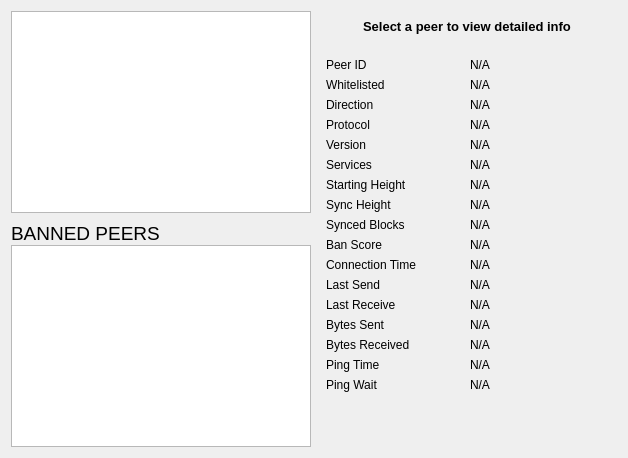
   <widget class="QWidget" name="tab_peers">
    <attribute name="title">
     <string>&amp;Peers</string>
    </attribute>
    <layout class="QGridLayout" name="gridLayout_2">
     <item row="0" column="0" rowspan="4">
      <layout class="QVBoxLayout" name="verticalLayout_101">
       <property name="spacing">
        <number>0</number>
       </property>
       <item>
        <widget class="QTableView" name="peerWidget">
         <property name="horizontalScrollBarPolicy">
          <enum>Qt::ScrollBarAsNeeded</enum>
         </property>
         <property name="sortingEnabled">
          <bool>true</bool>
         </property>
         <attribute name="horizontalHeaderHighlightSections">
          <bool>false</bool>
         </attribute>
        </widget>
       </item>
       <item>
        <widget class="QLabel" name="banHeading">
         <property name="sizePolicy">
          <sizepolicy hsizetype="Preferred" vsizetype="Minimum">
           <horstretch>0</horstretch>
           <verstretch>0</verstretch>
          </sizepolicy>
         </property>
         <property name="minimumSize">
          <size>
           <width>300</width>
           <height>32</height>
          </size>
         </property>
         <property name="maximumSize">
          <size>
           <width>16777215</width>
           <height>32</height>
          </size>
         </property>
         <property name="font">
          <font>
           <pointsize>14</pointsize>
          </font>
         </property>
         <property name="cursor">
          <cursorShape>IBeamCursor</cursorShape>
         </property>
         <property name="text">
          <string>BANNED PEERS</string>
         </property>
         <property name="alignment">
          <set>Qt::AlignBottom|Qt::AlignLeading|Qt::AlignLeft</set>
         </property>
         <property name="wordWrap">
          <bool>true</bool>
         </property>
         <property name="textInteractionFlags">
          <set>Qt::LinksAccessibleByMouse|Qt::TextSelectableByKeyboard|Qt::TextSelectableByMouse</set>
         </property>
        </widget>
       </item>
       <item>
        <widget class="QTableView" name="banlistWidget">
         <property name="sizePolicy">
          <sizepolicy hsizetype="Expanding" vsizetype="Expanding">
           <horstretch>0</horstretch>
           <verstretch>0</verstretch>
          </sizepolicy>
         </property>
         <property name="maximumSize">
          <size>
           <width>16777215</width>
           <height>16777215</height>
          </size>
         </property>
         <property name="palette">
          <palette>
           <active>
            <colorrole role="Text">
             <brush brushstyle="SolidPattern">
              <color alpha="255">
               <red>51</red>
               <green>51</green>
               <blue>51</blue>
              </color>
             </brush>
            </colorrole>
           </active>
           <inactive>
            <colorrole role="Text">
             <brush brushstyle="SolidPattern">
              <color alpha="255">
               <red>51</red>
               <green>51</green>
               <blue>51</blue>
              </color>
             </brush>
            </colorrole>
           </inactive>
           <disabled>
            <colorrole role="Text">
             <brush brushstyle="SolidPattern">
              <color alpha="255">
               <red>85</red>
               <green>85</green>
               <blue>85</blue>
              </color>
             </brush>
            </colorrole>
           </disabled>
          </palette>
         </property>
         <property name="horizontalScrollBarPolicy">
          <enum>Qt::ScrollBarAsNeeded</enum>
         </property>
         <property name="sortingEnabled">
          <bool>true</bool>
         </property>
         <attribute name="horizontalHeaderHighlightSections">
          <bool>false</bool>
         </attribute>
        </widget>
       </item>
      </layout>
     </item>
     <item row="0" column="1">
      <widget class="QLabel" name="peerHeading">
       <property name="sizePolicy">
        <sizepolicy hsizetype="Preferred" vsizetype="Minimum">
         <horstretch>0</horstretch>
         <verstretch>0</verstretch>
        </sizepolicy>
       </property>
       <property name="minimumSize">
        <size>
         <width>300</width>
         <height>32</height>
        </size>
       </property>
       <property name="font">
        <font>
         <pointsize>10</pointsize>
         <weight>75</weight>
         <bold>true</bold>
        </font>
       </property>
       <property name="cursor">
        <cursorShape>IBeamCursor</cursorShape>
       </property>
       <property name="text">
        <string>Select a peer to view detailed info</string>
       </property>
       <property name="alignment">
        <set>Qt::AlignCenter</set>
       </property>
       <property name="wordWrap">
        <bool>true</bool>
       </property>
       <property name="textInteractionFlags">
        <set>Qt::LinksAccessibleByMouse|Qt::TextSelectableByKeyboard|Qt::TextSelectableByMouse</set>
       </property>
      </widget>
     </item>
     <item row="2" column="1">
      <spacer name="verticalSpacer_3">
       <property name="orientation">
        <enum>Qt::Vertical</enum>
       </property>
       <property name="sizeHint" stdset="0">
        <size>
         <width>20</width>
         <height>40</height>
        </size>
       </property>
      </spacer>
     </item>
     <item row="1" column="1">
      <widget class="QWidget" name="detailWidget" native="true">
       <property name="minimumSize">
        <size>
         <width>270</width>
         <height>300</height>
        </size>
       </property>
       <layout class="QGridLayout" name="gridLayout_3">
        <item row="0" column="0">
         <widget class="QLabel" name="label_31">
          <property name="text">
           <string>Peer ID</string>
          </property>
         </widget>
        </item>
        <item row="0" column="1">
         <widget class="QLabel" name="peerId">
          <property name="cursor">
           <cursorShape>IBeamCursor</cursorShape>
          </property>
          <property name="text">
           <string>N/A</string>
          </property>
          <property name="textFormat">
           <enum>Qt::PlainText</enum>
          </property>
          <property name="textInteractionFlags">
           <set>Qt::LinksAccessibleByMouse|Qt::TextSelectableByKeyboard|Qt::TextSelectableByMouse</set>
          </property>
         </widget>
        </item>
        <item row="1" column="0">
         <widget class="QLabel" name="label_30">
          <property name="text">
           <string>Whitelisted</string>
          </property>
         </widget>
        </item>
        <item row="1" column="1">
         <widget class="QLabel" name="peerWhitelisted">
          <property name="cursor">
           <cursorShape>IBeamCursor</cursorShape>
          </property>
          <property name="text">
           <string>N/A</string>
          </property>
          <property name="textFormat">
           <enum>Qt::PlainText</enum>
          </property>
          <property name="textInteractionFlags">
           <set>Qt::LinksAccessibleByMouse|Qt::TextSelectableByKeyboard|Qt::TextSelectableByMouse</set>
          </property>
         </widget>
        </item>
        <item row="2" column="0">
         <widget class="QLabel" name="label_23">
          <property name="text">
           <string>Direction</string>
          </property>
         </widget>
        </item>
        <item row="2" column="1">
         <widget class="QLabel" name="peerDirection">
          <property name="cursor">
           <cursorShape>IBeamCursor</cursorShape>
          </property>
          <property name="text">
           <string>N/A</string>
          </property>
          <property name="textFormat">
           <enum>Qt::PlainText</enum>
          </property>
          <property name="textInteractionFlags">
           <set>Qt::LinksAccessibleByMouse|Qt::TextSelectableByKeyboard|Qt::TextSelectableByMouse</set>
          </property>
         </widget>
        </item>
        <item row="3" column="0">
         <widget class="QLabel" name="label_21">
          <property name="text">
           <string>Protocol</string>
          </property>
         </widget>
        </item>
        <item row="3" column="1">
         <widget class="QLabel" name="peerVersion">
          <property name="cursor">
           <cursorShape>IBeamCursor</cursorShape>
          </property>
          <property name="text">
           <string>N/A</string>
          </property>
          <property name="textFormat">
           <enum>Qt::PlainText</enum>
          </property>
          <property name="textInteractionFlags">
           <set>Qt::LinksAccessibleByMouse|Qt::TextSelectableByKeyboard|Qt::TextSelectableByMouse</set>
          </property>
         </widget>
        </item>
        <item row="4" column="0">
         <widget class="QLabel" name="label_28">
          <property name="text">
           <string>Version</string>
          </property>
         </widget>
        </item>
        <item row="4" column="1">
         <widget class="QLabel" name="peerSubversion">
          <property name="cursor">
           <cursorShape>IBeamCursor</cursorShape>
          </property>
          <property name="text">
           <string>N/A</string>
          </property>
          <property name="textFormat">
           <enum>Qt::PlainText</enum>
          </property>
          <property name="textInteractionFlags">
           <set>Qt::LinksAccessibleByMouse|Qt::TextSelectableByKeyboard|Qt::TextSelectableByMouse</set>
          </property>
         </widget>
        </item>
        <item row="5" column="0">
         <widget class="QLabel" name="label_4">
          <property name="text">
           <string>Services</string>
          </property>
         </widget>
        </item>
        <item row="5" column="1">
         <widget class="QLabel" name="peerServices">
          <property name="cursor">
           <cursorShape>IBeamCursor</cursorShape>
          </property>
          <property name="text">
           <string>N/A</string>
          </property>
          <property name="textFormat">
           <enum>Qt::PlainText</enum>
          </property>
          <property name="textInteractionFlags">
           <set>Qt::LinksAccessibleByMouse|Qt::TextSelectableByKeyboard|Qt::TextSelectableByMouse</set>
          </property>
         </widget>
        </item>
        <item row="6" column="0">
         <widget class="QLabel" name="label_29">
          <property name="text">
           <string>Starting Height</string>
          </property>
         </widget>
        </item>
        <item row="6" column="1">
         <widget class="QLabel" name="peerHeight">
          <property name="cursor">
           <cursorShape>IBeamCursor</cursorShape>
          </property>
          <property name="text">
           <string>N/A</string>
          </property>
          <property name="textFormat">
           <enum>Qt::PlainText</enum>
          </property>
          <property name="textInteractionFlags">
           <set>Qt::LinksAccessibleByMouse|Qt::TextSelectableByKeyboard|Qt::TextSelectableByMouse</set>
          </property>
         </widget>
        </item>
        <item row="7" column="0">
         <widget class="QLabel" name="label_27">
          <property name="text">
           <string>Sync Height</string>
          </property>
         </widget>
        </item>
        <item row="7" column="1">
         <widget class="QLabel" name="peerSyncHeight">
          <property name="cursor">
           <cursorShape>IBeamCursor</cursorShape>
          </property>
          <property name="text">
           <string>N/A</string>
          </property>
          <property name="textFormat">
           <enum>Qt::PlainText</enum>
          </property>
          <property name="textInteractionFlags">
           <set>Qt::LinksAccessibleByMouse|Qt::TextSelectableByKeyboard|Qt::TextSelectableByMouse</set>
          </property>
         </widget>
        </item>
        <item row="8" column="0">
         <widget class="QLabel" name="label_25">
          <property name="text">
           <string>Synced Blocks</string>
          </property>
         </widget>
        </item>
        <item row="8" column="1">
         <widget class="QLabel" name="peerCommonHeight">
          <property name="cursor">
           <cursorShape>IBeamCursor</cursorShape>
          </property>
          <property name="text">
           <string>N/A</string>
          </property>
          <property name="textFormat">
           <enum>Qt::PlainText</enum>
          </property>
          <property name="textInteractionFlags">
           <set>Qt::LinksAccessibleByMouse|Qt::TextSelectableByKeyboard|Qt::TextSelectableByMouse</set>
          </property>
         </widget>
        </item>
        <item row="9" column="0">
         <widget class="QLabel" name="label_24">
          <property name="text">
           <string>Ban Score</string>
          </property>
         </widget>
        </item>
        <item row="9" column="1">
         <widget class="QLabel" name="peerBanScore">
          <property name="cursor">
           <cursorShape>IBeamCursor</cursorShape>
          </property>
          <property name="text">
           <string>N/A</string>
          </property>
          <property name="textFormat">
           <enum>Qt::PlainText</enum>
          </property>
          <property name="textInteractionFlags">
           <set>Qt::LinksAccessibleByMouse|Qt::TextSelectableByKeyboard|Qt::TextSelectableByMouse</set>
          </property>
         </widget>
        </item>
        <item row="10" column="0">
         <widget class="QLabel" name="label_22">
          <property name="text">
           <string>Connection Time</string>
          </property>
         </widget>
        </item>
        <item row="10" column="1">
         <widget class="QLabel" name="peerConnTime">
          <property name="cursor">
           <cursorShape>IBeamCursor</cursorShape>
          </property>
          <property name="text">
           <string>N/A</string>
          </property>
          <property name="textFormat">
           <enum>Qt::PlainText</enum>
          </property>
          <property name="textInteractionFlags">
           <set>Qt::LinksAccessibleByMouse|Qt::TextSelectableByKeyboard|Qt::TextSelectableByMouse</set>
          </property>
         </widget>
        </item>
        <item row="11" column="0">
         <widget class="QLabel" name="label_15">
          <property name="text">
           <string>Last Send</string>
          </property>
         </widget>
        </item>
        <item row="11" column="1">
         <widget class="QLabel" name="peerLastSend">
          <property name="cursor">
           <cursorShape>IBeamCursor</cursorShape>
          </property>
          <property name="text">
           <string>N/A</string>
          </property>
          <property name="textFormat">
           <enum>Qt::PlainText</enum>
          </property>
          <property name="textInteractionFlags">
           <set>Qt::LinksAccessibleByMouse|Qt::TextSelectableByKeyboard|Qt::TextSelectableByMouse</set>
          </property>
         </widget>
        </item>
        <item row="12" column="0">
         <widget class="QLabel" name="label_19">
          <property name="text">
           <string>Last Receive</string>
          </property>
         </widget>
        </item>
        <item row="12" column="1">
         <widget class="QLabel" name="peerLastRecv">
          <property name="cursor">
           <cursorShape>IBeamCursor</cursorShape>
          </property>
          <property name="text">
           <string>N/A</string>
          </property>
          <property name="textFormat">
           <enum>Qt::PlainText</enum>
          </property>
          <property name="textInteractionFlags">
           <set>Qt::LinksAccessibleByMouse|Qt::TextSelectableByKeyboard|Qt::TextSelectableByMouse</set>
          </property>
         </widget>
        </item>
        <item row="13" column="0">
         <widget class="QLabel" name="label_18">
          <property name="text">
           <string>Bytes Sent</string>
          </property>
         </widget>
        </item>
        <item row="13" column="1">
         <widget class="QLabel" name="peerBytesSent">
          <property name="cursor">
           <cursorShape>IBeamCursor</cursorShape>
          </property>
          <property name="text">
           <string>N/A</string>
          </property>
          <property name="textFormat">
           <enum>Qt::PlainText</enum>
          </property>
          <property name="textInteractionFlags">
           <set>Qt::LinksAccessibleByMouse|Qt::TextSelectableByKeyboard|Qt::TextSelectableByMouse</set>
          </property>
         </widget>
        </item>
        <item row="14" column="0">
         <widget class="QLabel" name="label_20">
          <property name="text">
           <string>Bytes Received</string>
          </property>
         </widget>
        </item>
        <item row="14" column="1">
         <widget class="QLabel" name="peerBytesRecv">
          <property name="cursor">
           <cursorShape>IBeamCursor</cursorShape>
          </property>
          <property name="text">
           <string>N/A</string>
          </property>
          <property name="textFormat">
           <enum>Qt::PlainText</enum>
          </property>
          <property name="textInteractionFlags">
           <set>Qt::LinksAccessibleByMouse|Qt::TextSelectableByKeyboard|Qt::TextSelectableByMouse</set>
          </property>
         </widget>
        </item>
        <item row="15" column="0">
         <widget class="QLabel" name="label_26">
          <property name="text">
           <string>Ping Time</string>
          </property>
         </widget>
        </item>
        <item row="15" column="1">
         <widget class="QLabel" name="peerPingTime">
          <property name="cursor">
           <cursorShape>IBeamCursor</cursorShape>
          </property>
          <property name="text">
           <string>N/A</string>
          </property>
          <property name="textFormat">
           <enum>Qt::PlainText</enum>
          </property>
          <property name="textInteractionFlags">
           <set>Qt::LinksAccessibleByMouse|Qt::TextSelectableByKeyboard|Qt::TextSelectableByMouse</set>
          </property>
         </widget>
        </item>
        <item row="16" column="0">
         <widget class="QLabel" name="peerPingWaitLabel">
          <property name="toolTip">
           <string>The duration of a currently outstanding ping.</string>
          </property>
          <property name="text">
           <string>Ping Wait</string>
          </property>
         </widget>
        </item>
        <item row="16" column="1">
         <widget class="QLabel" name="peerPingWait">
          <property name="cursor">
           <cursorShape>IBeamCursor</cursorShape>
          </property>
          <property name="text">
           <string>N/A</string>
          </property>
          <property name="textFormat">
           <enum>Qt::PlainText</enum>
          </property>
          <property name="textInteractionFlags">
           <set>Qt::LinksAccessibleByMouse|Qt::TextSelectableByKeyboard|Qt::TextSelectableByMouse</set>
          </property>
         </widget>
        </item>
       </layout>
      </widget>
     </item>
    </layout>
   </widget>
